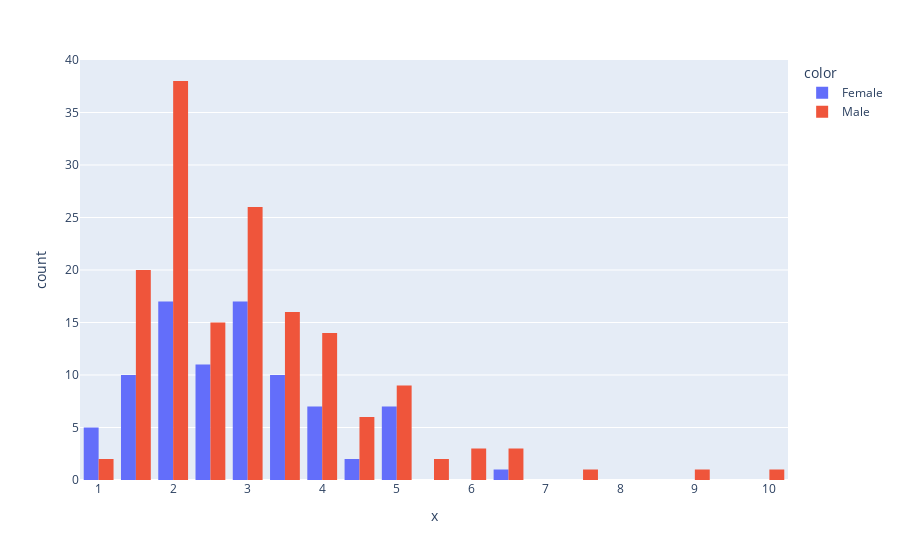

This figure's notebook cell:
### Code cell
px.histogram(x=df.tip, color=df.sex, barmode='group')

### Figure 1 — Plotly figure (JSON) as saved in the notebook; plotly's stock layout.template omitted (floating-point values rounded to 4 significant figures; data arrays with more than 128 entries replaced by an {"elided": "..."} marker saying what was removed)
{"data": [{"alignmentgroup": "True", "bingroup": "x", "hovertemplate": "color=Female<br>x=%{x}<br>count=%{y}<extra></extra>", "legendgroup": "Female", "marker": {"color": "#636efa", "pattern": {"shape": ""}}, "name": "Female", "offsetgroup": "Female", "orientation": "v", "showlegend": true, "type": "histogram", "x": [1.01, 3.61, 5, 3.02, 1.67, 3.5, 2.75, 2.23, 3, 3, 2.45, 3.07, 2.6, 5.2, 1.5, 2.47, 1, 3, 3.14, 5, 2.2, 1.83, 5.17, 1, 4.3, 3.25, 2.5, 3, 2.5, 3.48, 4.08, 4, 1, 4, 3.5, 1.5, 1.8, 2.92, 1.68, 2.52, 4.2, 2, 2, 2.83, 1.5, 2, 3.25, 1.25, 2, 2, 2.75, 3.5, 5, 2.3, 1.5, 1.36, 1.63, 5.14, 3.75, 2.61, 2, 3, 1.61, 2, 4, 3.5, 3.5, 4.19, 5, 2, 2.01, 2, 2.5, 3.23, 2.23, 2.5, 6.5, 1.1, 3.09, 3.48, 3, 2.5, 2, 2.88, 4.67, 2, 3], "xaxis": "x", "yaxis": "y"}, {"alignmentgroup": "True", "bingroup": "x", "hovertemplate": "color=Male<br>x=%{x}<br>count=%{y}<extra></extra>", "legendgroup": "Male", "marker": {"color": "#EF553B", "pattern": {"shape": ""}}, "name": "Male", "offsetgroup": "Male", "orientation": "v", "showlegend": true, "type": "histogram", "x": {"elided": "157 float values"}, "xaxis": "x", "yaxis": "y"}], "layout": {"autosize": true, "barmode": "group", "legend": {"title": {"text": "color"}, "tracegroupgap": 0}, "margin": {"t": 60}, "xaxis": {"anchor": "y", "autorange": true, "domain": [0, 1], "range": [0.75, 10.25], "title": {"text": "x"}, "type": "linear"}, "yaxis": {"anchor": "x", "autorange": true, "domain": [0, 1], "range": [0, 40], "title": {"text": "count"}}}}
